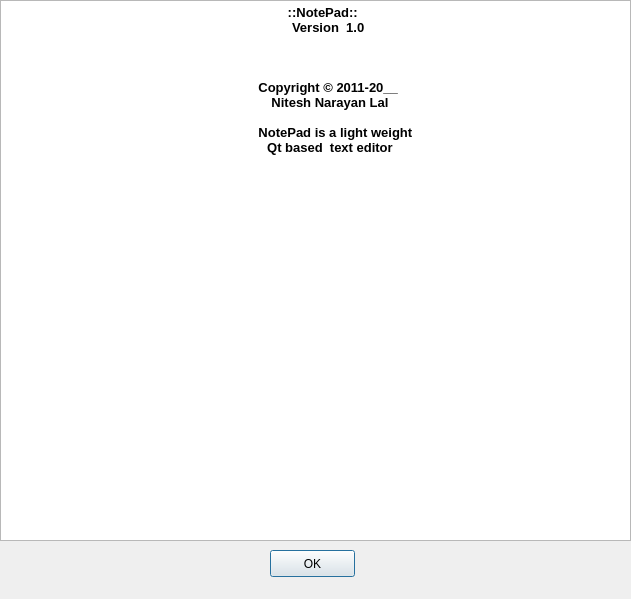
<?xml version="1.0" encoding="UTF-8"?>
<ui version="4.0">
 <class>About</class>
 <widget class="QDialog" name="About">
  <property name="geometry">
   <rect>
    <x>0</x>
    <y>0</y>
    <width>631</width>
    <height>599</height>
   </rect>
  </property>
  <property name="windowTitle">
   <string>About</string>
  </property>
  <widget class="QPushButton" name="ok">
   <property name="geometry">
    <rect>
     <x>270</x>
     <y>550</y>
     <width>85</width>
     <height>27</height>
    </rect>
   </property>
   <property name="text">
    <string>OK</string>
   </property>
  </widget>
  <widget class="QLabel" name="label_4">
   <property name="geometry">
    <rect>
     <x>40</x>
     <y>80</y>
     <width>291</width>
     <height>17</height>
    </rect>
   </property>
   <property name="text">
    <string/>
   </property>
  </widget>
  <widget class="QLabel" name="label_5">
   <property name="geometry">
    <rect>
     <x>110</x>
     <y>100</y>
     <width>103</width>
     <height>17</height>
    </rect>
   </property>
   <property name="text">
    <string/>
   </property>
  </widget>
  <widget class="QTextBrowser" name="textBrowser">
   <property name="geometry">
    <rect>
     <x>0</x>
     <y>0</y>
     <width>631</width>
     <height>541</height>
    </rect>
   </property>
   <property name="html">
    <string>&lt;!DOCTYPE HTML PUBLIC &quot;-//W3C//DTD HTML 4.0//EN&quot; &quot;http://www.w3.org/TR/REC-html40/strict.dtd&quot;&gt;
&lt;html&gt;&lt;head&gt;&lt;meta name=&quot;qrichtext&quot; content=&quot;1&quot; /&gt;&lt;style type=&quot;text/css&quot;&gt;
p, li { white-space: pre-wrap; }
&lt;/style&gt;&lt;/head&gt;&lt;body style=&quot; font-family:'Sans'; font-size:10pt; font-weight:400; font-style:normal;&quot;&gt;
&lt;p align=&quot;center&quot; style=&quot; margin-top:0px; margin-bottom:0px; margin-left:0px; margin-right:0px; -qt-block-indent:0; text-indent:0px;&quot;&gt;&lt;span style=&quot; font-weight:600;&quot;&gt;    ::NotePad::&lt;/span&gt;&lt;/p&gt;
&lt;p align=&quot;center&quot; style=&quot; margin-top:0px; margin-bottom:0px; margin-left:0px; margin-right:0px; -qt-block-indent:0; text-indent:0px;&quot;&gt;&lt;span style=&quot; font-weight:600;&quot;&gt;       Version  1.0&lt;/span&gt;&lt;/p&gt;
&lt;p align=&quot;center&quot; style=&quot; margin-top:0px; margin-bottom:0px; margin-left:0px; margin-right:0px; -qt-block-indent:0; text-indent:0px;&quot;&gt;       &lt;img src=&quot;images/about.png&quot; /&gt;&lt;/p&gt;
&lt;p align=&quot;center&quot; style=&quot; margin-top:0px; margin-bottom:0px; margin-left:0px; margin-right:0px; -qt-block-indent:0; text-indent:0px;&quot;&gt;&lt;span style=&quot; font-weight:600;&quot;&gt;       &lt;/span&gt;&lt;/p&gt;
&lt;p align=&quot;center&quot; style=&quot; margin-top:0px; margin-bottom:0px; margin-left:0px; margin-right:0px; -qt-block-indent:0; text-indent:0px;&quot;&gt;&lt;span style=&quot; font-weight:600;&quot;&gt;       &lt;/span&gt;&lt;/p&gt;
&lt;p align=&quot;center&quot; style=&quot; margin-top:0px; margin-bottom:0px; margin-left:0px; margin-right:0px; -qt-block-indent:0; text-indent:0px;&quot;&gt;&lt;span style=&quot; font-weight:600;&quot;&gt;        Copyright © 2011-20__ &lt;/span&gt;&lt;/p&gt;
&lt;p align=&quot;center&quot; style=&quot; margin-top:0px; margin-bottom:0px; margin-left:0px; margin-right:0px; -qt-block-indent:0; text-indent:0px;&quot;&gt;&lt;span style=&quot; font-weight:600;&quot;&gt;        Nitesh Narayan Lal&lt;/span&gt;&lt;/p&gt;
&lt;p align=&quot;center&quot; style=&quot; margin-top:0px; margin-bottom:0px; margin-left:0px; margin-right:0px; -qt-block-indent:0; text-indent:0px;&quot;&gt;&lt;span style=&quot; font-weight:600;&quot;&gt;     &lt;/span&gt;&lt;/p&gt;
&lt;p align=&quot;center&quot; style=&quot; margin-top:0px; margin-bottom:0px; margin-left:0px; margin-right:0px; -qt-block-indent:0; text-indent:0px;&quot;&gt;&lt;span style=&quot; font-weight:600;&quot;&gt;           NotePad is a light weight&lt;/span&gt;&lt;/p&gt;
&lt;p align=&quot;center&quot; style=&quot; margin-top:0px; margin-bottom:0px; margin-left:0px; margin-right:0px; -qt-block-indent:0; text-indent:0px;&quot;&gt;&lt;span style=&quot; font-weight:600;&quot;&gt;        Qt based  text editor&lt;/span&gt;&lt;/p&gt;&lt;/body&gt;&lt;/html&gt;</string>
   </property>
  </widget>
 </widget>
 <resources/>
 <connections>
  <connection>
   <sender>ok</sender>
   <signal>clicked()</signal>
   <receiver>About</receiver>
   <slot>close()</slot>
   <hints>
    <hint type="sourcelabel">
     <x>153</x>
     <y>140</y>
    </hint>
    <hint type="destinationlabel">
     <x>164</x>
     <y>79</y>
    </hint>
   </hints>
  </connection>
 </connections>
</ui>
